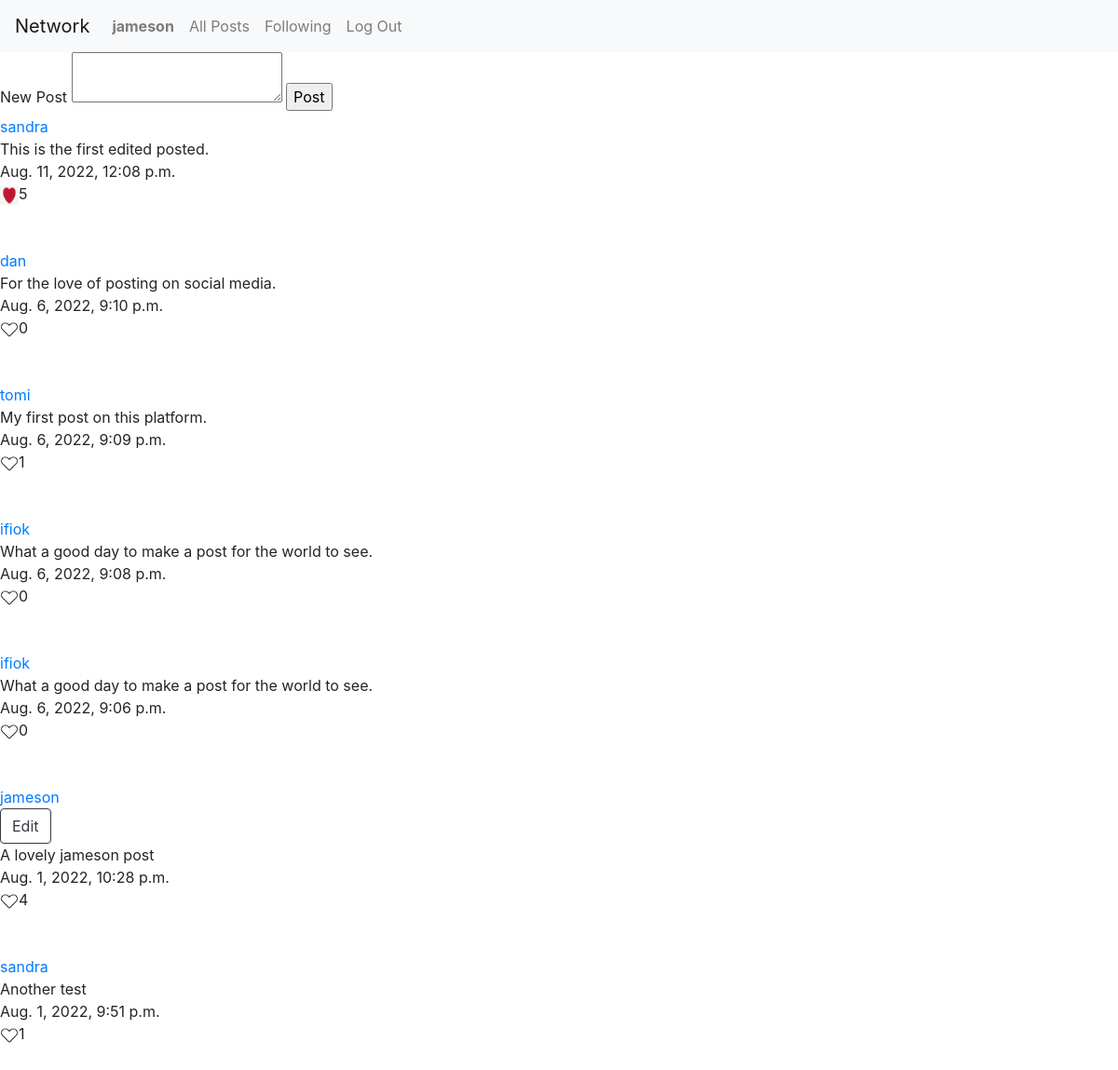
/ (signed in), run on the app's committed database.
### network/models.py (models this page shows)
class User(AbstractUser):
    pass

class Post(models.Model):
    post = models.CharField(max_length=255, blank=False, editable=True)
    user = models.ForeignKey(User, related_name="posted_by", on_delete=models.CASCADE)
    timestamp = models.DateTimeField(auto_now=True, null=False)

### network/views.py (the view)
# urls.py: path("", views.index, name="index"),
def index(request):
    posts = Post.objects.all().order_by("-timestamp")
    print(f"The user is {request.user}")
    meta = {
            "components_to_show" : ("make_post","posts")
        }
    return load_posts(request=request, posts=posts, meta_data=meta)

### network/views.py (called while the page is built)
def load_posts(request, posts, user_likes=None,
    meta_data={
        "components_to_show" : None,
        "profile_user" : None,
        "follows_user" : None,
        "followers_count": 0,
        "count_user_follows": 0
    }):
    if request.user.is_authenticated :
        likes = Like.objects.filter(user=request.user)
        user_likes = [like.post.id for like in likes]
    else:
        print("The user is not authenticated.")
    return render(request, "network/index.html", {
        "posts" : posts,
        "user_likes" : user_likes,
        "meta" : meta_data
    })

### network/templates/network/index.html (shortened to what this page needs)
{% extends "network/layout.html" %}
{% load static %}
{% block body %}
    {% if user.is_authenticated and 'make_post' in meta.components_to_show %}
        <div>
            <form method="post" action="{% url 'post' %}">
                <Label for="post">New Post</Label>
                <textarea id="post" name="post"></textarea>
                <input type="submit" value="Post" />
            </form>
        </div>
    {% endif %}
    {% if 'posts' in meta.components_to_show %}
        {% for post in posts %}
            <div>
                <div>
                    <a href="{% url 'profile' post.user.username %}">{{post.user}}</a><br/>
                    {% if user == post.user %}
                        <button type="button" class="btn btn-outline-dark edit_toggle" data-postid="{{post.id}}" >Edit</a>
                    {% endif %}
                </div>
                <div id="post_div">
                    <div id="post_content">{{post.post}}</div>
                </div>
                <div>
                    <div>{{post.timestamp}}<br/></div>
                    <div>
                        {% if not user.is_authenticated or not post.id in user_likes %}
                            <img src="{% static 'network/img/translike.png' %}" data-postid="{{post.id}}" width="20px" height="20px" class="btn_like"  /><span class="likes">{{post.likes.count}}</span><br/><br/><br/>
                        {% else %}
                            <img src="{% static 'network/img/red.png' %}" data-postid="{{post.id}}" width="20px" height="20px" class="btn_like" /><span class="likes">{{post.likes.count}}</span><br/><br/><br/>
                        {% endif %}
                    </div>
                </div>
            </div>
            {% empty %}
                <br/><br/><br/><h2>No posts to display. Follow other users to see their posts.</h2>
        {% endfor %}
    {% endif %}
{% endblock %}

### network/templates/network/layout.html (shortened to what this page needs)
{% load static %}
<!DOCTYPE html>
<html lang="en">
    <head>
        <link rel="stylesheet" href="https://stackpath.bootstrapcdn.com/bootstrap/4.4.1/css/bootstrap.min.css">
        <link href="{% static 'network/styles/styles.css' %}" rel="stylesheet">
    </head>
    <body>
        <nav class="navbar navbar-expand-lg navbar-light bg-light">
            <a class="navbar-brand" href="#">Network</a>
            <div>
              <ul class="navbar-nav mr-auto">
                {% if user.is_authenticated %}
                    <li class="nav-item">
                        <a class="nav-link" href="#"><strong>{{ user.username }}</strong></a>
                    </li>
                {% endif %}
                <li class="nav-item">
                  <a class="nav-link" href="{% url 'index' %}">All Posts</a>
                </li>
                {% if user.is_authenticated %}
                    <li class="nav-item">
                        <a class="nav-link" href="{% url 'following' %}">Following</a>
                    </li>
                    <li class="nav-item">
                        <a class="nav-link" href="{% url 'logout' %}">Log Out</a>
                    </li>
                {% endif %}
              </ul>
            </div>
          </nav>
        <div class="body">
            {% block body %}
            {% endblock %}
        </div>
    </body>
</html>

### data on the page
User: username "jameson"
Post: user "sandra", post "This is the first edited posted.", timestamp "Aug. 11, 2022, 12:08 p.m.", likes.count "5"
Post: user "dan", post "For the love of posting on social media.", timestamp "Aug. 6, 2022, 9:10 p.m.", likes.count "0"
Post: user "tomi", post "My first post on this platform.", timestamp "Aug. 6, 2022, 9:09 p.m.", likes.count "1"
Post: user "ifiok", post "What a good day to make a post for the world to see.", timestamp "Aug. 6, 2022, 9:08 p.m.", likes.count "0"
Post: user "ifiok", post "What a good day to make a post for the world to see.", timestamp "Aug. 6, 2022, 9:06 p.m.", likes.count "0"
Post: user "jameson", post "A lovely jameson post", timestamp "Aug. 1, 2022, 10:28 p.m.", likes.count "4"
Post: user "sandra", post "Another test", timestamp "Aug. 1, 2022, 9:51 p.m.", likes.count "1"
